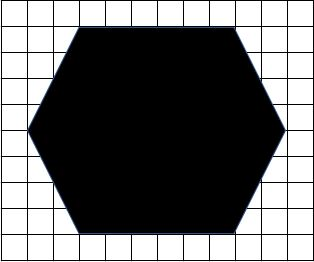
#> input picture 182410103081_Muhammad Agung Santoso_Q2/image1.JPG, 314 x 262 px
$ python main.py --input image1.JPG
#> lines starting #> are read from the running program, lines starting #| are printed output that depends on the picture
from __future__ import print_function
import cv2 as cv
import numpy as np
import argparse
import sqlite3

src = None
erosion_size = 0
max_elem = 2
max_kernel_size = 21
title_trackbar_element_shape = 'Element:\n 0: Rect \n 1: Cross \n 2: Ellipse'
title_trackbar_kernel_size = 'Kernel size:\n 2n +1'
title_erosion_window = 'Erosion'
title_dilation_window = 'Dilation'


def main(image):
#> called with image = 'image1.JPG'
    global src
    src = cv.imread("image1.JPG")
#> src is the input picture: shape (262, 314, 3); mean B, G, R 111.9, 111.4, 111.2
    if src is None:
        print('Could not open or find the image: ', image)
        exit(0)
    cv.namedWindow(title_erosion_window)
    cv.createTrackbar(title_trackbar_element_shape, title_erosion_window, 0, max_elem, erosion)
    cv.createTrackbar(title_trackbar_kernel_size, title_erosion_window, 0, max_kernel_size, erosion)
    cv.namedWindow(title_dilation_window)
    cv.createTrackbar(title_trackbar_element_shape, title_dilation_window, 0, max_elem, dilatation)
    cv.createTrackbar(title_trackbar_kernel_size, title_dilation_window, 0, max_kernel_size, dilatation)
    erosion(1)
    dilatation(1)
    opening()
    closing()
    cv.waitKey()


# optional mapping of values with morphological shapes
def morph_shape(val):
    if val == 0:
        return cv.MORPH_RECT
    elif val == 1:
        return cv.MORPH_CROSS
    elif val == 2:
        return cv.MORPH_ELLIPSE


def erosion(val):
    erosion_size = cv.getTrackbarPos(title_trackbar_kernel_size, title_erosion_window)
    erosion_shape = morph_shape(cv.getTrackbarPos(title_trackbar_element_shape, title_erosion_window))

    element = cv.getStructuringElement(erosion_shape, (2 * erosion_size + 1, 2 * erosion_size + 1),
                                       (erosion_size, erosion_size))

    erosion_dst = cv.erode(src, element)
    cv.imshow(title_erosion_window, erosion_dst)


def dilatation(val=1):
    dilatation_size = cv.getTrackbarPos(title_trackbar_kernel_size, title_dilation_window)
    dilation_shape = morph_shape(cv.getTrackbarPos(title_trackbar_element_shape, title_dilation_window))
    element = cv.getStructuringElement(dilation_shape, (2 * dilatation_size + 1, 2 * dilatation_size + 1),
                                       (dilatation_size, dilatation_size))
    dilatation_dst = cv.dilate(src, element)
    cv.imshow(title_dilation_window, dilatation_dst)


kernelSizes = [(3,3)]
def opening():
    for kernelSize in kernelSizes:
        kernel = cv.getStructuringElement(cv.MORPH_CROSS, kernelSize)
        opening = cv.morphologyEx(src, cv.MORPH_OPEN, kernel)
        cv.imshow(f"Opening : {kernelSize[0]}", opening)
        cv.waitKey(20)

def closing():
    for kernelSize in kernelSizes:
        kernel = cv.getStructuringElement(cv.MORPH_CROSS, kernelSize)
        opening = cv.morphologyEx(src, cv.MORPH_CLOSE, kernel)
        cv.imshow(f"Closing : ({kernelSize[0]}", opening)
        cv.waitKey(20)
#> this loop made 1 pass
#> kernel on pass 1: [[0, 1, 0], [1, 1, 1], [0, 1, 0]]
#> pass 1, in closing, `opening = cv.morphologyEx(src, cv.MORPH_CLOSE, kernel)`:
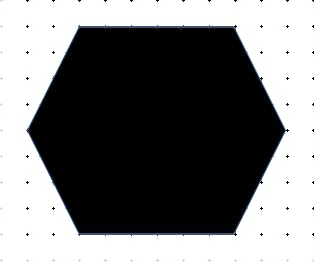
#> opening: shape (262, 314, 3); mean B, G, R 121.8, 121.3, 121


if __name__ == "__main__":
    parser = argparse.ArgumentParser(description='Code for Eroding and Dilating tutorial.')
    parser.add_argument('--input', help='Path to input image.', default='LinuxLogo.jpg')
    args = parser.parse_args()
    main(args.input)

$ run again, with 182410103081_Muhammad Agung Santoso_Q2/image2.JPG copied over 182410103081_Muhammad Agung Santoso_Q2/image1.JPG
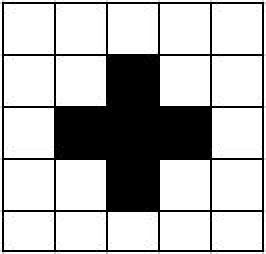
#> input picture 182410103081_Muhammad Agung Santoso_Q2/image2.JPG, 133 x 127 px (shown 2 times larger)
#> in main, src is the input picture: shape (127, 133, 3); min 0, max 255, mean 184.9
#> the loop in opening, `for kernelSize in kernelSizes:` made 1 pass
#> pass 1, in opening, `opening = cv.morphologyEx(src, cv.MORPH_OPEN, kernel)`:
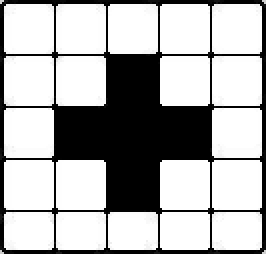
#> opening: shape (127, 133, 3) (shown 2 times larger); min 0, max 255, mean 175.9
#> the loop in closing, `for kernelSize in kernelSizes:` made 1 pass
#> kernel on pass 1: [[0, 1, 0], [1, 1, 1], [0, 1, 0]]
#> pass 1, in closing, `opening = cv.morphologyEx(src, cv.MORPH_CLOSE, kernel)`:
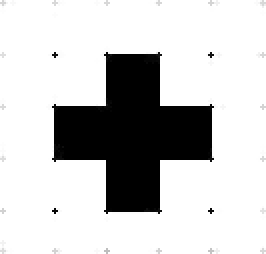
#> opening: shape (127, 133, 3) (shown 2 times larger); min 0, max 255, mean 200.8

$ run again, with 182410103081_Muhammad Agung Santoso_Q2/Hasil 1.JPG copied over 182410103081_Muhammad Agung Santoso_Q2/image1.JPG
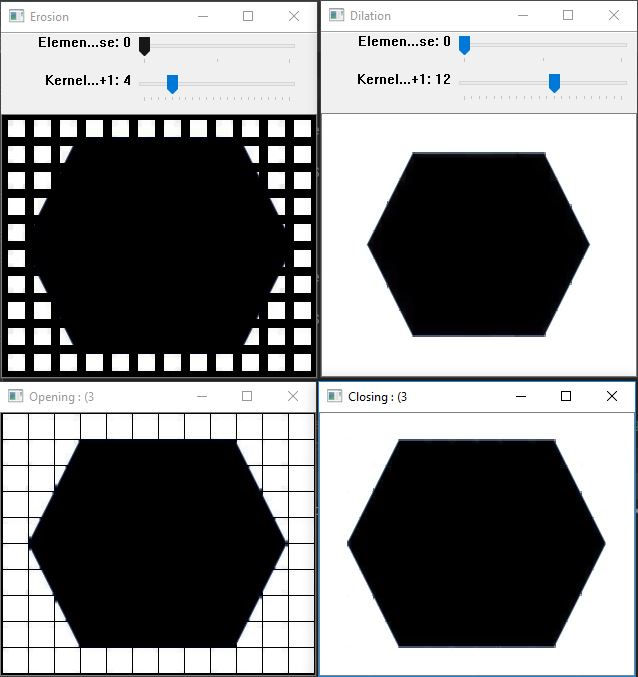
#> input picture 182410103081_Muhammad Agung Santoso_Q2/Hasil 1.JPG, 638 x 677 px
#> in main, src is the input picture: shape (677, 638, 3); mean B, G, R 135.1, 134.5, 133.9
#> the loop in opening, `for kernelSize in kernelSizes:` made 1 pass
#> pass 1, in opening, `opening = cv.morphologyEx(src, cv.MORPH_OPEN, kernel)`:
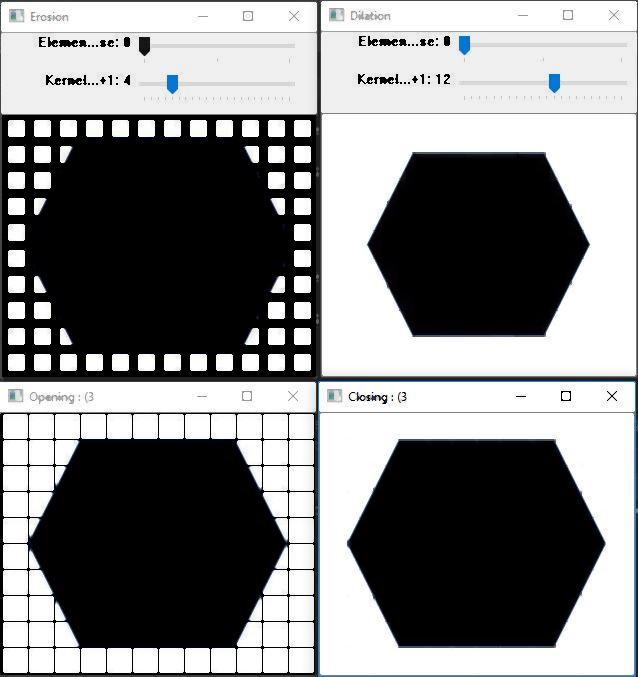
#> opening: shape (677, 638, 3); mean B, G, R 133.7, 133.1, 132.5
#> the loop in closing, `for kernelSize in kernelSizes:` made 1 pass
#> kernel on pass 1: [[0, 1, 0], [1, 1, 1], [0, 1, 0]]
#> pass 1, in closing, `opening = cv.morphologyEx(src, cv.MORPH_CLOSE, kernel)`:
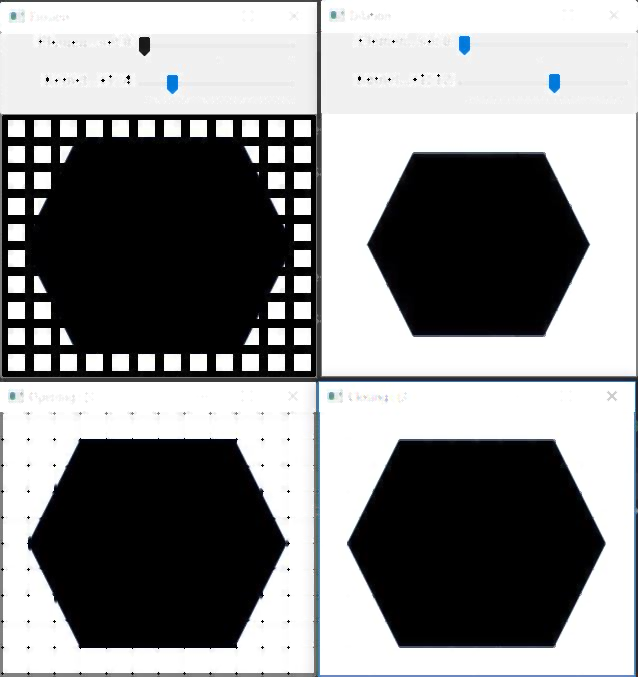
#> opening: shape (677, 638, 3); mean B, G, R 138.9, 138.3, 137.7

$ run again, with 182410103081_Muhammad Agung Santoso_Q2/hasil 2.JPG copied over 182410103081_Muhammad Agung Santoso_Q2/image1.JPG
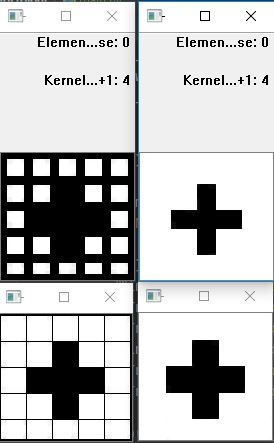
#> input picture 182410103081_Muhammad Agung Santoso_Q2/hasil 2.JPG, 274 x 443 px
#> in main, src is the input picture: shape (443, 274, 3); mean B, G, R 192.8, 192.5, 191.9
#> the loop in closing, `for kernelSize in kernelSizes:` made 1 pass
#> kernel on pass 1: [[0, 1, 0], [1, 1, 1], [0, 1, 0]]
#> pass 1, in closing, `opening = cv.morphologyEx(src, cv.MORPH_CLOSE, kernel)`:
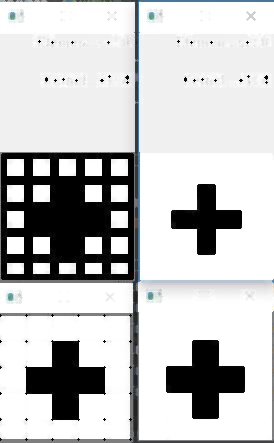
#> opening: shape (443, 274, 3); mean B, G, R 198.8, 198.5, 198
